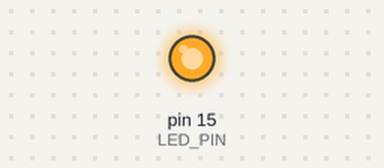
The sketch below on a simulated Arduino Uno, built with avr-gcc and run on an emulated ATmega328P. Shown: output pins drawn as LEDs (lit = HIGH).

Above: at 0.1 s.
Timing chart, 0 to 1.6 s (numbered marks = the images above):
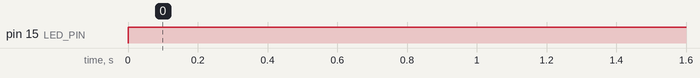

Measured:
- by itself, pin 15 (LED_PIN): LOW → HIGH at 0.00 s

The sketch:

del2_skelet.ino
```cpp
// Del 2 - Styr LED'en
//
// Det meste af koden er skrevet. Du skal kun udfylde de steder,
// hvor der står "OPGAVE". Lav opgaverne i rækkefølge, og upload efter hver.

const int LED_PIN = 15;   // Den indbyggede LED
const int KNAP_PIN = 9;   // BOOT-knappen på boardet


// Tænder LED'en, venter, slukker LED'en og venter igen.
// 'tid' er hvor mange millisekunder den skal være tændt og slukket.
void blinkEnGang(int tid) {
  digitalWrite(LED_PIN, HIGH);
  delay(tid);

  // OPGAVE 2.1: Sluk LED'en her (én linje)

  delay(tid);
}


// Blinker LED'en et bestemt antal gange.
void blink(int antal) {
  // OPGAVE 2.2: Lav en for-løkke omkring linjen herunder,
  //             så den bliver gentaget 'antal' gange.
  blinkEnGang(200);
}


// Giver 'true' (sand), hvis BOOT-knappen bliver trykket, ellers 'false' (falsk).
bool knapErTrykket() {
  if (digitalRead(KNAP_PIN) == LOW) {
    delay(50);
    while (digitalRead(KNAP_PIN) == LOW) {
      delay(10);  // Vent til knappen bliver sluppet igen
    }
    return true;
  }
  return false;
}


void setup() {
  Serial.begin(115200);
  pinMode(LED_PIN, OUTPUT);
  pinMode(KNAP_PIN, INPUT_PULLUP);
}


void loop() {
  // OPGAVE 2.3: Sæt et if-statement omkring de to linjer herunder,
  //             så de kun bliver kørt, når knappen bliver trykket.
  blink(3);
  delay(1000);
}
```
